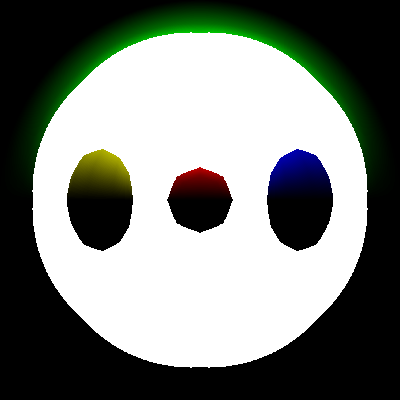

The Python source for this figure:
#!/usr/bin/env python

# Demonstrate panoramic (azimuthal) projection render pass with colored spheres.

import vtkmodules.vtkInteractionStyle  # noqa: F401
import vtkmodules.vtkRenderingOpenGL2  # noqa: F401

from vtkmodules.vtkFiltersSources import vtkSphereSource
from vtkmodules.vtkRenderingCore import (
    vtkActor,
    vtkCamera,
    vtkLight,
    vtkPolyDataMapper,
    vtkRenderWindow,
    vtkRenderWindowInteractor,
    vtkRenderer,
)
from vtkmodules.vtkRenderingOpenGL2 import (
    vtkCameraPass,
    vtkLightsPass,
    vtkOpaquePass,
    vtkPanoramicProjectionPass,
    vtkRenderPassCollection,
    vtkSequencePass,
)

# Sphere source
sphere = vtkSphereSource()
sphere.SetRadius(1.0)

mapper = vtkPolyDataMapper()
mapper.SetInputConnection(sphere.GetOutputPort())

# Scene light
light = vtkLight()
light.SetPosition(0.0, 10.0, 0.0)
light.SetFocalPoint(0.0, 0.0, 0.0)
light.SetLightTypeToSceneLight()

# Renderer with no automatic lights or cullers
renderer = vtkRenderer()
renderer.GetCullers().RemoveAllItems()
renderer.SetBackground(1.0, 1.0, 1.0)
renderer.AutomaticLightCreationOff()

# Render pass pipeline: lights + opaque -> camera -> panoramic projection
camera_pass = vtkCameraPass()
seq = vtkSequencePass()
opaque = vtkOpaquePass()
lights = vtkLightsPass()

passes = vtkRenderPassCollection()
passes.AddItem(lights)
passes.AddItem(opaque)
seq.SetPasses(passes)
camera_pass.SetDelegatePass(seq)

projection_pass = vtkPanoramicProjectionPass()
projection_pass.SetProjectionTypeToAzimuthal()
projection_pass.SetAngle(360.0)
projection_pass.SetDelegatePass(camera_pass)
renderer.SetPass(projection_pass)

# i=0: f=2.0, x=0.0, pos=(0.0, 0.0, 2.0), color=(1.0, 0.0, 0.0)
actor_0 = vtkActor()
actor_0.SetMapper(mapper)
actor_0.SetPosition(0.0, 0.0, 2.0)
actor_0.GetProperty().SetColor(1.0, 0.0, 0.0)
renderer.AddActor(actor_0)

# i=1: f=-2.0, x=0.0, pos=(0.0, 0.0, -2.0), color=(0.0, 1.0, 0.0)
actor_1 = vtkActor()
actor_1.SetMapper(mapper)
actor_1.SetPosition(0.0, 0.0, -2.0)
actor_1.GetProperty().SetColor(0.0, 1.0, 0.0)
renderer.AddActor(actor_1)

# i=2: f=2.0, x=1.0, pos=(2.0, 0.0, 0.0), color=(1.0, 1.0, 0.0)
actor_2 = vtkActor()
actor_2.SetMapper(mapper)
actor_2.SetPosition(2.0, 0.0, 0.0)
actor_2.GetProperty().SetColor(1.0, 1.0, 0.0)
renderer.AddActor(actor_2)

# i=3: f=-2.0, x=1.0, pos=(-2.0, 0.0, 0.0), color=(0.0, 0.0, 1.0)
actor_3 = vtkActor()
actor_3.SetMapper(mapper)
actor_3.SetPosition(-2.0, 0.0, 0.0)
actor_3.GetProperty().SetColor(0.0, 0.0, 1.0)
renderer.AddActor(actor_3)

render_window = vtkRenderWindow()
render_window.SetSize(400, 400)
render_window.AddRenderer(renderer)
render_window.SetWindowName("panoramic projection pass")

interactor = vtkRenderWindowInteractor()
interactor.SetRenderWindow(render_window)

# Scene
renderer.AddLight(light)

camera = vtkCamera()
camera.SetPosition(0.0, 0.0, 0.0)
camera.SetFocalPoint(0.0, 0.0, 1.0)
camera.SetViewUp(0.0, 1.0, 0.0)
renderer.SetActiveCamera(camera)

interactor.Initialize()
interactor.Start()
